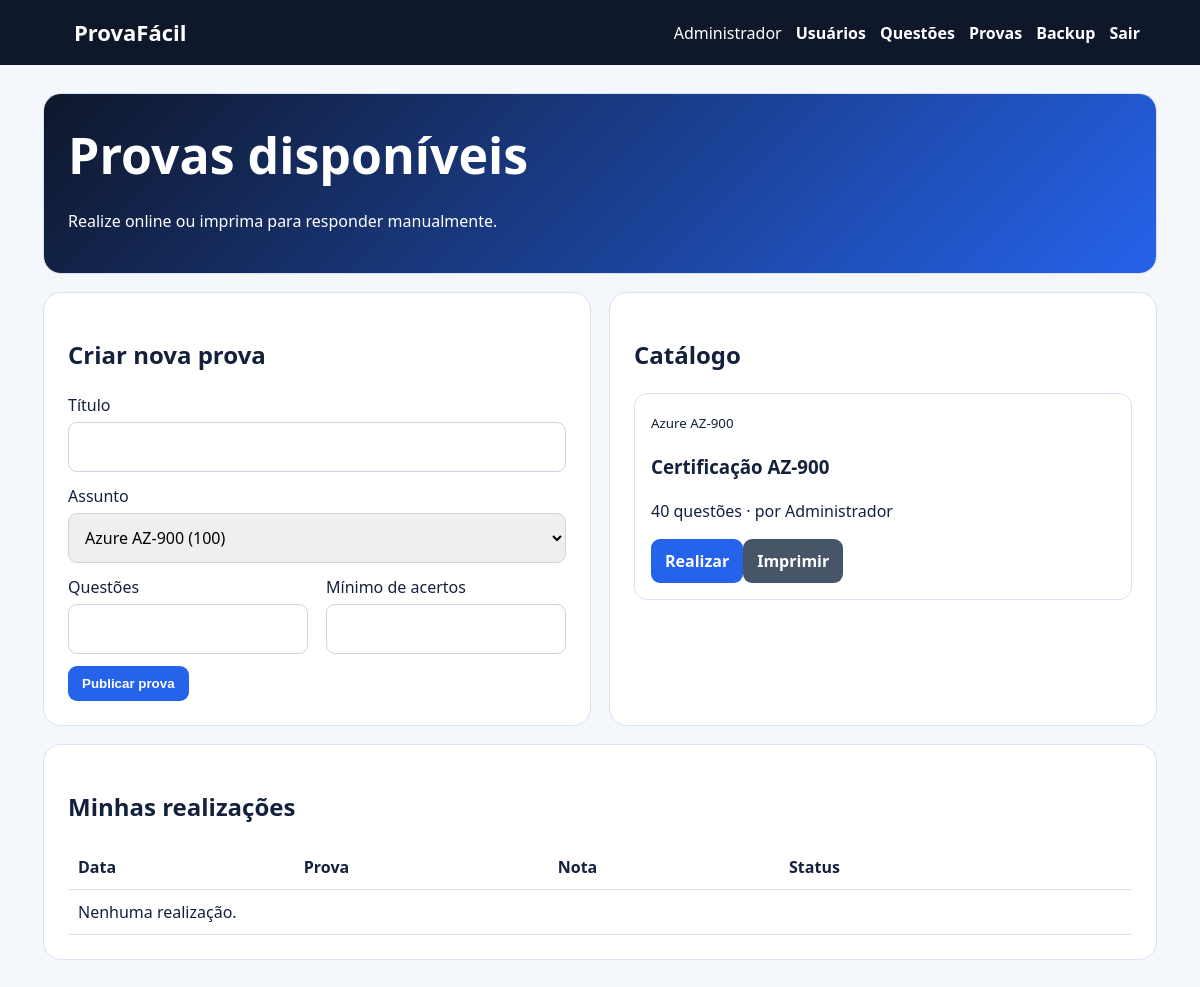
The page / (signed in) on the database its author committed.
### tables this page shows
CREATE TABLE users(id INTEGER PRIMARY KEY AUTOINCREMENT,name TEXT NOT NULL,login TEXT UNIQUE NOT NULL,password TEXT NOT NULL,admin INTEGER NOT NULL DEFAULT 0,active INTEGER NOT NULL DEFAULT 1,created TEXT NOT NULL);

CREATE TABLE exams(id INTEGER PRIMARY KEY AUTOINCREMENT,title TEXT NOT NULL,subject TEXT NOT NULL,total INTEGER NOT NULL,minimum INTEGER NOT NULL,owner INTEGER NOT NULL,active INTEGER NOT NULL DEFAULT 1,created TEXT NOT NULL,FOREIGN KEY(owner) REFERENCES users(id));

### app.py (the view)
@app.route('/',methods=['GET'])
def home():
 if not me():return render_template('welcome.html')
 with con() as c:
  exams=c.execute('SELECT e.*,u.name owner_name FROM exams e JOIN users u ON u.id=e.owner WHERE e.active=1 ORDER BY e.id DESC').fetchall()
  subjects=c.execute('SELECT subject,COUNT(*) qty FROM questions GROUP BY subject ORDER BY subject').fetchall()
  history=c.execute('SELECT a.*,e.title FROM attempts a JOIN exams e ON e.id=a.exam WHERE a.user=? ORDER BY a.id DESC',(me()['id'],)).fetchall()
 return render_template('home.html',exams=exams,subjects=subjects,history=history)

### app.py (called while the page is built)
def con():
 c=sqlite3.connect(DB);c.row_factory=sqlite3.Row;c.execute('PRAGMA foreign_keys=ON');return c

def me():
 if not session.get('uid'):return None
 with con() as c:return c.execute('SELECT id,name,login,admin,active FROM users WHERE id=?',(session['uid'],)).fetchone()

@app.context_processor
def context():return {'u':me()}

### templates/home.html
{% extends 'base.html' %}{% block content %}<section class="hero"><h1>Provas disponíveis</h1><p>Realize online ou imprima para responder manualmente.</p></section><div class="grid"><section class="card"><h2>Criar nova prova</h2>{% if subjects %}<form method="post" action="{{url_for('create_exam')}}"><label>Título<input name="title" required></label><label>Assunto<select name="subject">{% for s in subjects %}<option value="{{s.subject}}">{{s.subject}} ({{s.qty}})</option>{% endfor %}</select></label><div class="two"><label>Questões<input type="number" name="total" min="1" required></label><label>Mínimo de acertos<input type="number" name="minimum" min="1" required></label></div><button>Publicar prova</button></form>{% else %}<p>O administrador ainda não cadastrou questões.</p>{% endif %}</section><section class="card"><h2>Catálogo</h2><div class="cards">{% for e in exams %}<article class="exam"><small>{{e.subject}}</small><h3>{{e.title}}</h3><p>{{e.total}} questões · por {{e.owner_name}}</p><a class="btn" href="{{url_for('take_exam',eid=e.id)}}">Realizar</a><a class="btn secondary" href="{{url_for('print_exam',eid=e.id)}}">Imprimir</a></article>{% else %}<p>Nenhuma prova publicada.</p>{% endfor %}</div></section></div><section class="card"><h2>Minhas realizações</h2><div class="table"><table><tr><th>Data</th><th>Prova</th><th>Nota</th><th>Status</th><th></th></tr>{% for a in history %}<tr><td>{{a.created}}</td><td>{{a.title}}</td><td>{{a.hits}}/{{a.total}}</td><td>{{'Aprovado' if a.passed else 'Reprovado'}}</td><td><a class="btn" href="{{url_for('attempt_detail',aid=a.id)}}">Detalhar</a></td></tr>{% else %}<tr><td colspan="5">Nenhuma realização.</td></tr>{% endfor %}</table></div></section>{% endblock %}

### templates/base.html
<!doctype html><html lang="pt-BR"><head><meta charset="utf-8"><meta name="viewport" content="width=device-width,initial-scale=1"><link rel="stylesheet" href="{{url_for('static',filename='style.css')}}"><title>{% block title %}ProvaFácil{% endblock %}</title></head><body><header><a class="brand" href="{{url_for('home')}}">ProvaFácil</a><nav>{% if u %}<span>{{u.name}}</span>{% if u.admin %}<a href="{{url_for('users')}}">Usuários</a><a href="{{url_for('questions')}}">Questões</a><a href="{{url_for('admin_exams')}}">Provas</a><a href="{{url_for('backup')}}">Backup</a>{% endif %}<a href="{{url_for('logout')}}">Sair</a>{% else %}<a href="{{url_for('login')}}">Entrar</a><a href="{{url_for('register')}}">Cadastre-se</a>{% endif %}</nav></header><main>{% for cat,msg in get_flashed_messages(with_categories=true) %}<div class="alert {{cat}}">{{msg}}</div>{% endfor %}{% block content %}{% endblock %}</main></body></html>

### static/style.css (style rules this page uses)
:root { --blue:#2563eb;--ink:#14213d;--line:#d9e2ef }
* { box-sizing:border-box }
body { margin:0;background:#f4f7fb;color:var(--ink);font:16px/1.5 system-ui }
header { background:#0f172a;color:white;padding:16px 5%;display:flex;justify-content:space-between;align-items:center;position:sticky;top:0;z-index:5 }
header a { color:white;text-decoration:none;font-weight:750;margin-left:14px }
.brand { font-size:22px }
main { max-width:1150px;margin:auto;padding:28px 18px 70px }
.hero,.card,.question { background:white;border:1px solid var(--line);border-radius:18px;padding:24px;margin-bottom:18px }
.hero { background:linear-gradient(135deg,#0f172a,#2563eb);color:white }
.hero h1 { font-size:clamp(30px,5vw,50px);margin:0 }
.grid,.two { display:grid;grid-template-columns:1fr 1fr;gap:18px }
.cards { display:grid;grid-template-columns:repeat(auto-fit,minmax(220px,1fr));gap:12px }
.exam { border:1px solid var(--line);border-radius:13px;padding:16px }
input,select,textarea { width:100%;padding:12px;border:1px solid #cbd5e1;border-radius:9px;margin:5px 0 12px;font:inherit }
.btn,button { display:inline-block;background:var(--blue);color:white;border:0;border-radius:9px;padding:10px 14px;font-weight:800;text-decoration:none;cursor:pointer }
.secondary { background:#475569 }
.table { overflow:auto }
table { width:100%;border-collapse:collapse }
th,td { text-align:left;padding:10px;border-bottom:1px solid var(--line);vertical-align:top }

### rows shown on the page
users: name "Administrador"
exams: subject "Azure AZ-900", title "Certificação AZ-900", total "40", owner_name "Administrador"

### other values the page prints
form field subject "Azure AZ-900 (100)"
